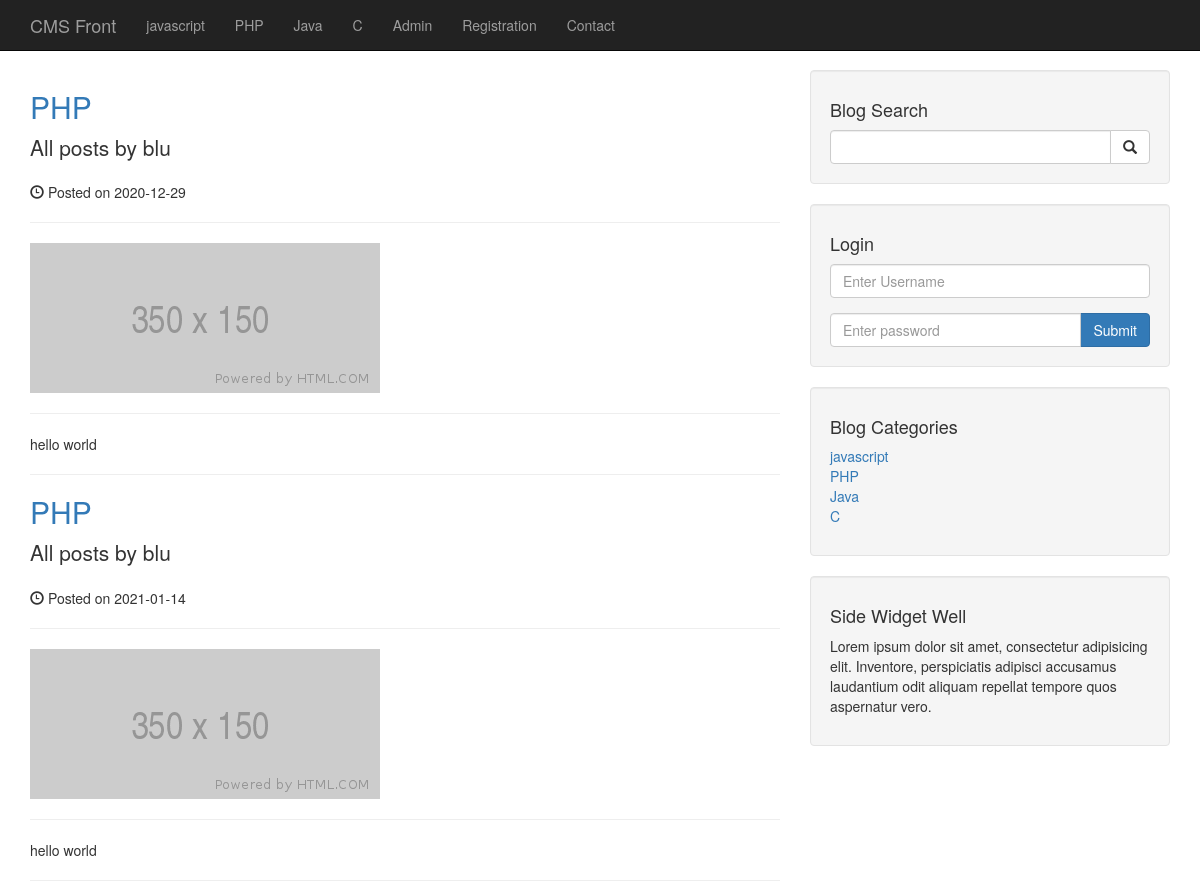
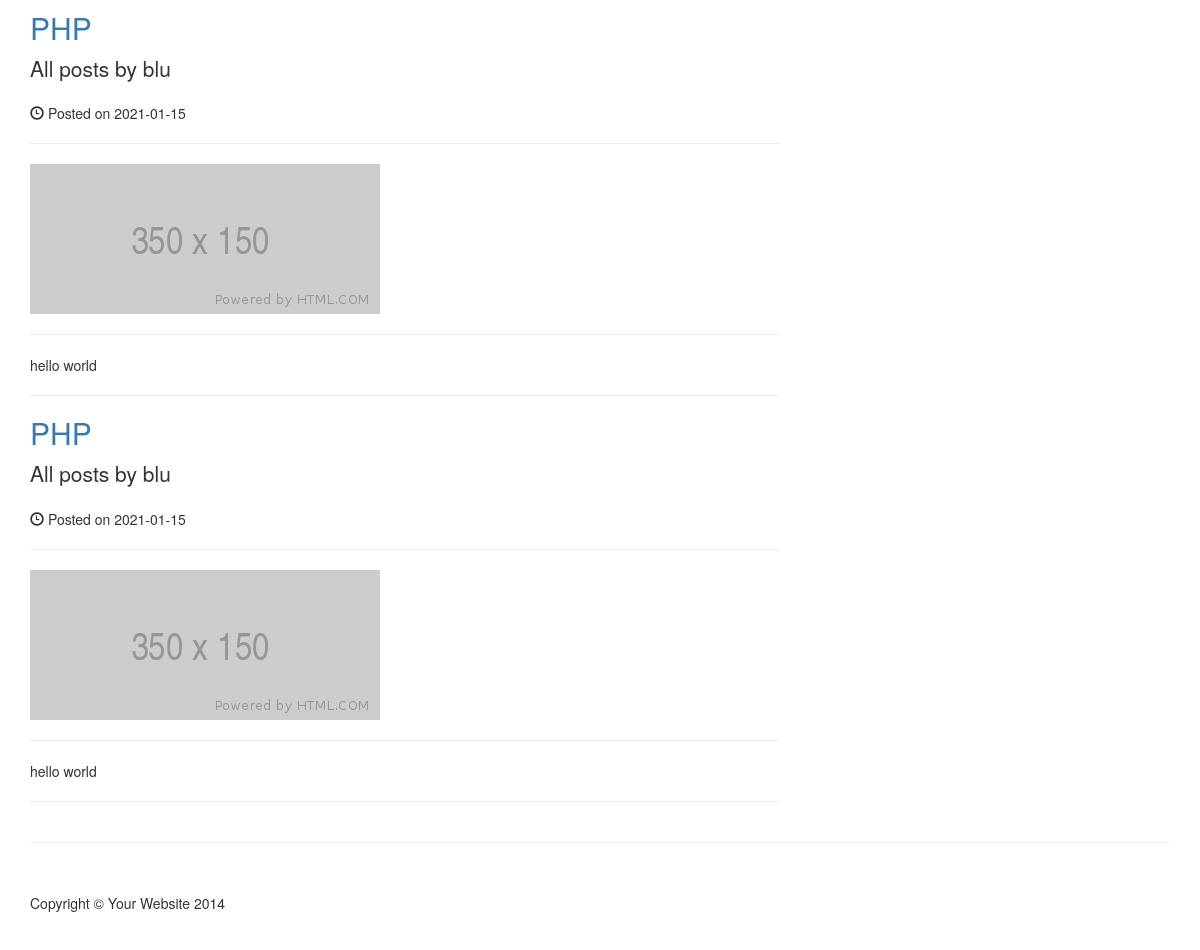
The app's page /author_posts.php?author=blu&p_id=2 with its own data (2 pictures, top to bottom).
### tables this page shows
CREATE TABLE `categories` (
  `cat_id` int(11) NOT NULL,
  `cat_title` varchar(255) NOT NULL
);

CREATE TABLE `posts` (
  `post_id` int(3) NOT NULL,
  `post_category_id` int(11) NOT NULL,
  `post_title` varchar(255) NOT NULL,
  `post_author` varchar(255) NOT NULL,
  `post_date` date NOT NULL,
  `post_image` text NOT NULL,
  `post_content` text NOT NULL,
  `post_tags` varchar(255) NOT NULL,
  `post_comment_count` int(11) NOT NULL,
  `post_status` varchar(255) NOT NULL DEFAULT 'draft'
);

### author_posts.php (the view, shortened to what this page needs)
<?php include "includes/db.php"; ?>
<?php include "includes/header.php"; ?>
  <?php include "includes/navigation.php"; ?>
  <div class="container">
    <div class="row">
      <div class="col-md-8">
<?php
  if(isset($_GET['p_id'])){
    $the_post_author = $_GET['author'];
  }
  $query = "SELECT * FROM posts WHERE BINARY post_author = '$the_post_author'";
  $select_all_posts_query = mysqli_query($connection, $query);
  while($row = mysqli_fetch_assoc($select_all_posts_query)){
    $post_id = $row['post_id'];
    $post_title = $row['post_title'];
    $post_author = $row['post_author'];
    $post_date = $row['post_date'];
    $post_image = $row['post_image'];
    $post_content = $row['post_content'];
?>
        <h2>
          <a href="post.php?p_id=<?= $post_id ?>"><?=$post_title?></a>
        </h2>
        <p class="lead">
          All posts by <?=$post_author?>
        </p>
        <p><span class="glyphicon glyphicon-time"></span> Posted on <?=$post_date?></p>
        <hr>
        <img class="img-responsive" src="images/<?=$post_image?>" alt="">
        <hr>
        <p><?=$post_content?></p>
        <hr>
<?php
  }
?>
    </div>
      <?php include "includes/sidebar.php"; ?>
    <hr>
<?php include "includes/footer.php"; ?>

### includes/navigation.php (shortened to what this page needs)
<nav class="navbar navbar-inverse navbar-fixed-top" role="navigation">
  <div class="container">
    <div class="navbar-header">
      <a class="navbar-brand" href="index.php">CMS Front</a>
    </div>
    <div class="collapse navbar-collapse" id="bs-example-navbar-collapse-1">
      <ul class="nav navbar-nav">
        <?php
          $query = "SELECT * FROM categories";
          $select_all_categories_query = mysqli_query($connection, $query);
          while($row = mysqli_fetch_assoc($select_all_categories_query)){
            $cat_title = $row['cat_title'];
            echo "<li><a href='#'>{$cat_title}</a></li>";
          }
        ?>
        <li>
          <a href="admin">Admin</a>
        </li>
        <li>
          <a href="registration.php">Registration</a>
        </li>
        <li>
          <a href="contact.php">Contact</a>
        </li>
      </ul>
    </div>
  </div>
</nav>

### includes/sidebar.php
<div class="col-md-4">
  <div class="well">
    <h4>Blog Search</h4>
    <form action="search.php" method="post">
    <div class="input-group">
      <input name="search" type="text" class="form-control">
      <span class="input-group-btn">
        <button name="submit" class="btn btn-default" type="submit">
          <span class="glyphicon glyphicon-search"></span>
      </button>
      </span>
    </div>
    </form>
  </div>
  <div class="well">
    <h4>Login</h4>
    <form action="includes/login.php" method="post">
      <div class="form-group">
        <input name="username" type="text" class="form-control" placeholder="Enter Username"/>
      </div>
      <div class="input-group">
        <input name="password" type="password" class="form-control" placeholder="Enter password"/>
        <span class="input-group-btn">
          <button name="login" class="btn btn-primary" type="submit">
            Submit
        </button>
        </span>
      </div>
    </form>
  </div>
  <div class="well">
    <h4>Blog Categories</h4>
    <div class="row">
      <div class="col-lg-12">
        <ul class="list-unstyled">
<?php
$query = "SELECT * FROM categories";
$select_all_categories_sidebar = mysqli_query($connection, $query);
while($row = mysqli_fetch_assoc($select_all_categories_sidebar)){
  $cat_title = $row['cat_title'];
  $cat_id = $row['cat_id'];
?>
          <li><a href="category.php?category=<?= $cat_id ?>"><?=$cat_title?></a>
          </li>
<?php
}
?>
        </ul>
      </div>
    </div>
  </div>
<?php include "widget.php"; ?>
</div>
</div>

### css/blog-home.css (style rules this page uses)
body { padding-top: 70px; }

### records on screen
categories: cat_title "javascript"
categories: cat_title "PHP"
categories: cat_title "Java"
categories: cat_title "C"
posts: post_title "PHP", post_author "blu", post_date "2020-12-29", post_image (picture), post_content "hello world"
posts: post_title "PHP", post_author "blu", post_date "2021-01-14", post_image (picture), post_content "hello world"
posts: post_title "PHP", post_author "blu", post_date "2021-01-15", post_image (picture), post_content "hello world"
posts: post_title "PHP", post_author "blu", post_date "2021-01-15", post_image (picture), post_content "hello world"
